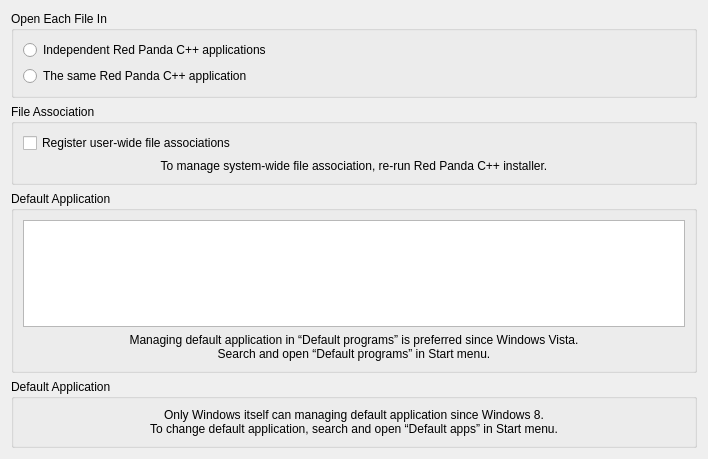
<?xml version="1.0" encoding="UTF-8"?>
<ui version="4.0">
 <class>EnvironmentFileAssociationWidget</class>
 <widget class="QWidget" name="EnvironmentFileAssociationWidget">
  <property name="geometry">
   <rect>
    <x>0</x>
    <y>0</y>
    <width>708</width>
    <height>459</height>
   </rect>
  </property>
  <property name="windowTitle">
   <string>Form</string>
  </property>
  <layout class="QVBoxLayout" name="verticalLayout">
   <item>
    <widget class="QGroupBox" name="groupOpenEachFileIn">
     <property name="title">
      <string>Open Each File In</string>
     </property>
     <layout class="QVBoxLayout" name="verticalLayout_2">
      <item>
       <widget class="QRadioButton" name="rbOpenInMultiApplication">
        <property name="text">
         <string>Independent Red Panda C++ applications</string>
        </property>
       </widget>
      </item>
      <item>
       <widget class="QRadioButton" name="rbOpenInSingleApplication">
        <property name="text">
         <string>The same Red Panda C++ application</string>
        </property>
       </widget>
      </item>
     </layout>
    </widget>
   </item>
   <item>
    <widget class="QGroupBox" name="groupBox">
     <property name="title">
      <string>File Association</string>
     </property>
     <layout class="QVBoxLayout" name="verticalLayout_5">
      <item>
       <widget class="QCheckBox" name="cbRegisterFileAssociation">
        <property name="text">
         <string>Register user-wide file associations</string>
        </property>
       </widget>
      </item>
      <item>
       <widget class="QLabel" name="lblSystemFileAssociation">
        <property name="text">
         <string>To manage system-wide file association, re-run Red Panda C++ installer.</string>
        </property>
        <property name="alignment">
         <set>Qt::AlignCenter</set>
        </property>
        <property name="wordWrap">
         <bool>true</bool>
        </property>
       </widget>
      </item>
     </layout>
    </widget>
   </item>
   <item>
    <widget class="QGroupBox" name="groupDefaultApp">
     <property name="title">
      <string>Default Application</string>
     </property>
     <layout class="QVBoxLayout" name="verticalLayout_3">
      <item>
       <widget class="QListView" name="lstFileTypes">
        <property name="alternatingRowColors">
         <bool>true</bool>
        </property>
       </widget>
      </item>
      <item>
       <widget class="QLabel" name="lblDefaultAppVista">
        <property name="text">
         <string>Managing default application in “Default programs” is preferred since Windows Vista.
Search and open “Default programs” in Start menu.</string>
        </property>
        <property name="alignment">
         <set>Qt::AlignCenter</set>
        </property>
       </widget>
      </item>
     </layout>
    </widget>
   </item>
   <item>
    <widget class="QGroupBox" name="groupDefaultAppWin8">
     <property name="title">
      <string>Default Application</string>
     </property>
     <layout class="QVBoxLayout" name="verticalLayout_4">
      <item>
       <widget class="QLabel" name="lblSetDefaultProgram">
        <property name="text">
         <string>Only Windows itself can managing default application since Windows 8.
To change default application, search and open “Default apps” in Start menu.</string>
        </property>
        <property name="alignment">
         <set>Qt::AlignCenter</set>
        </property>
       </widget>
      </item>
     </layout>
    </widget>
   </item>
  </layout>
 </widget>
 <resources/>
 <connections/>
</ui>
